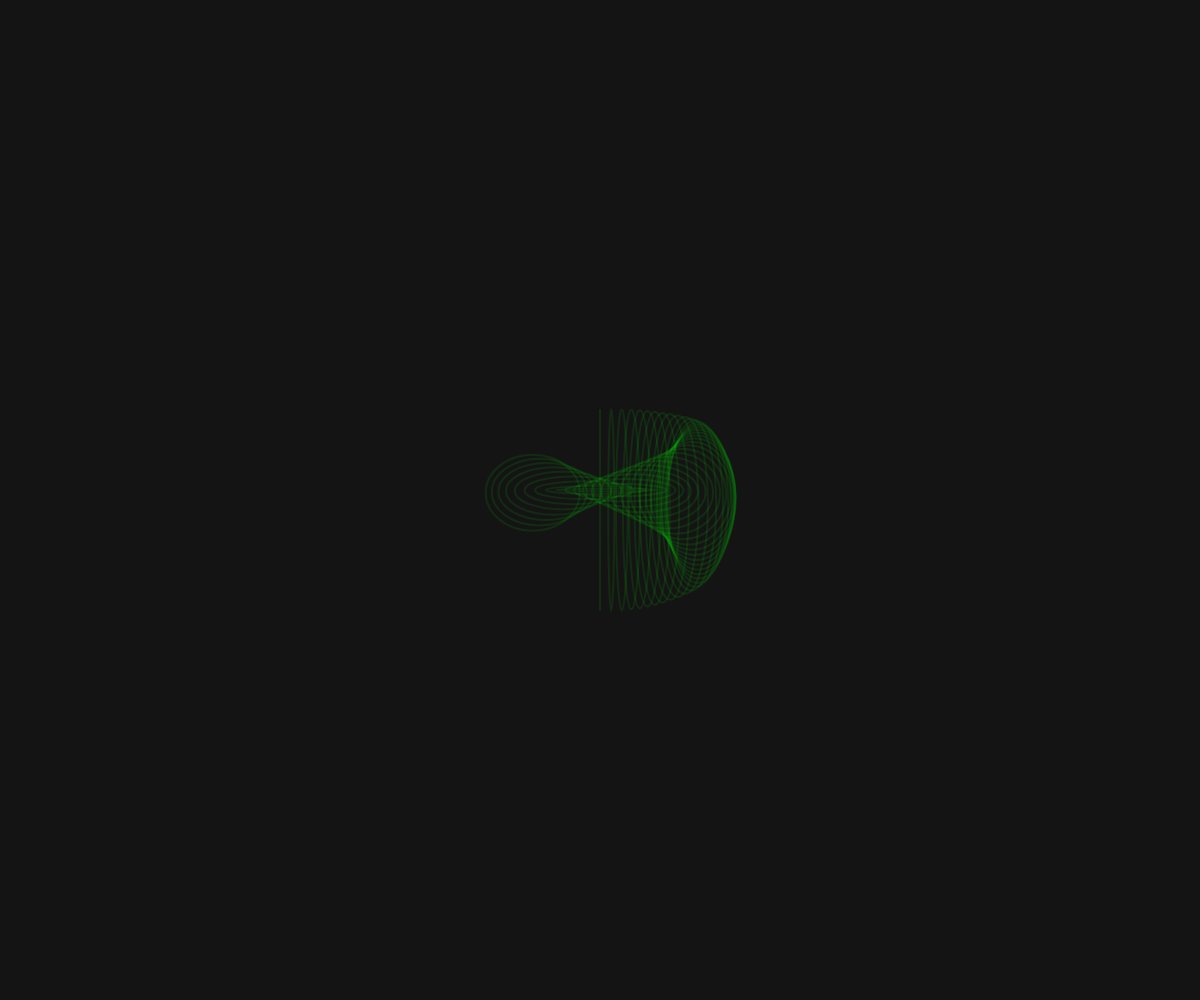
Frame 1 (no input)
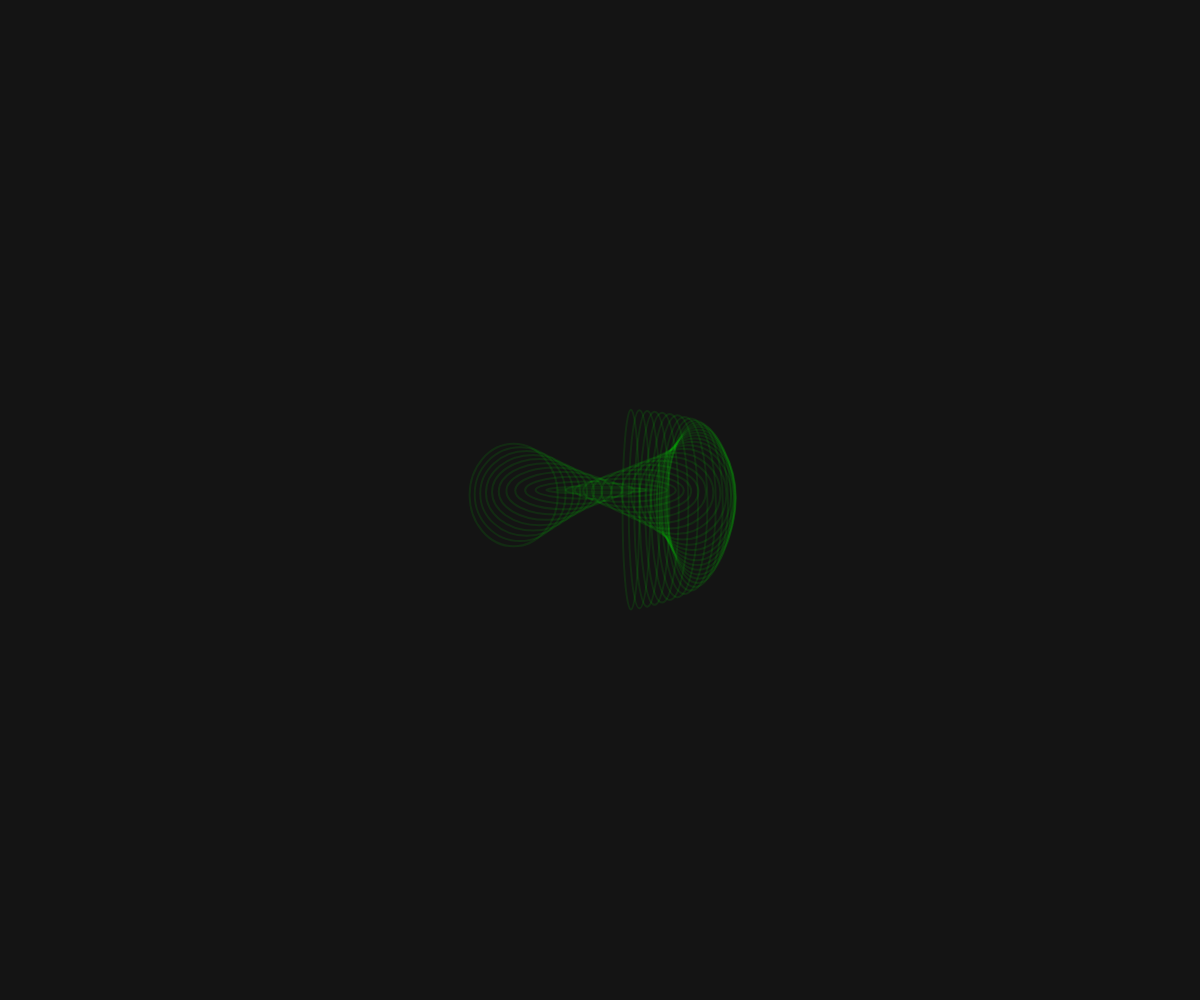
Frame 60 (no input)
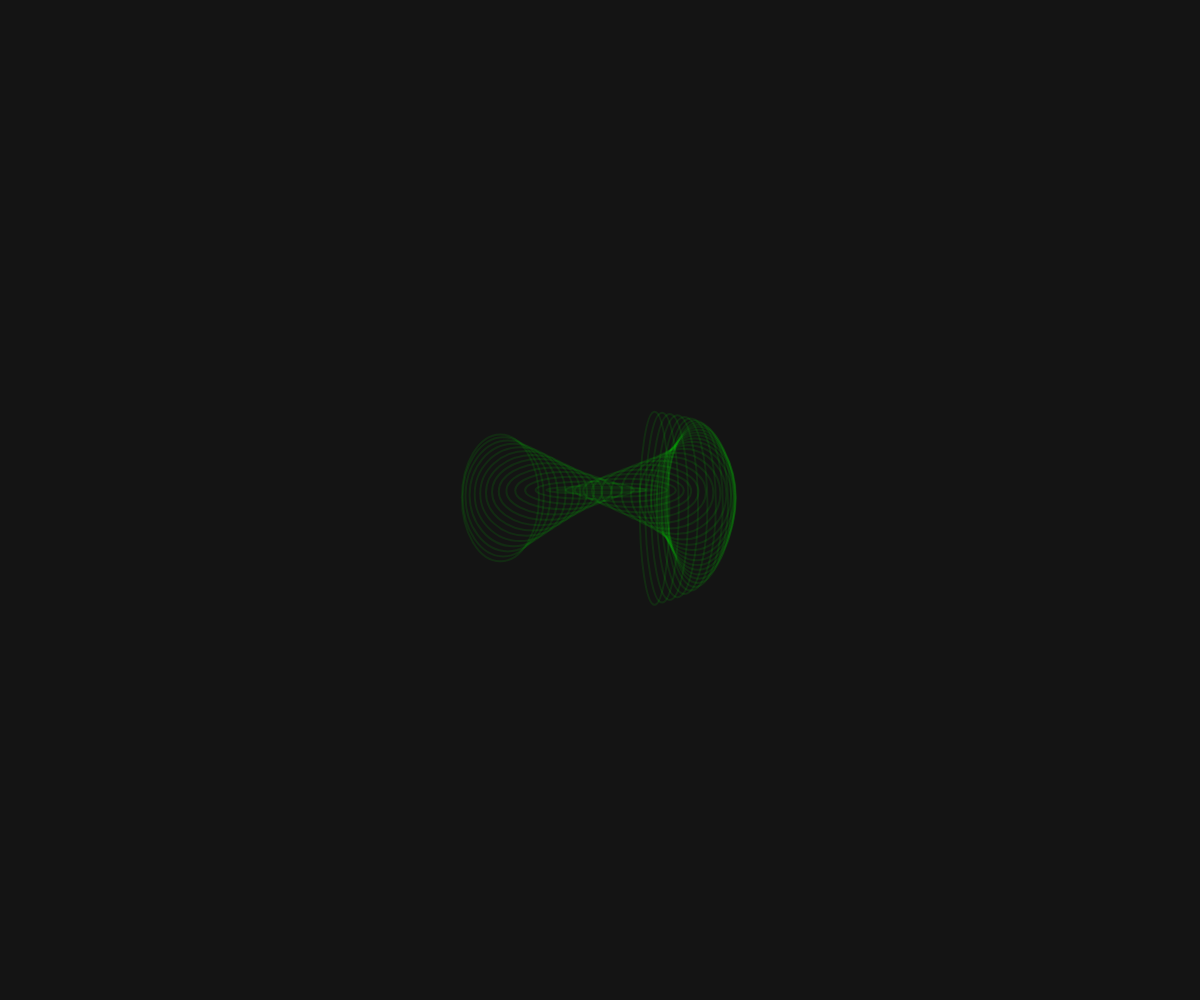
Frame 120 (the mouse pressed at the canvas centre since frame 60)

The p5.js sketch that drew these frames (run headless with seeded random() and noise() and a simulated clock; from frame 60 on, the mouse is pressed at the canvas centre):

// p5.js sketch
// ── sketch.js
let t = 0;
const numLines = 40;

let colors = {
  r: 0,
  g: 255,
  b: 0,
  alphaVal: 100,
}

function setup() {
  createCanvas(windowWidth, windowHeight);
  background(20);
  colorMode(RGB);
}

function draw() {
  background(20);
  stroke(colors.r, colors.g, colors.b, 25);
  strokeWeight(2);
  noFill();

  translate(width/2, height/2);

  for(let i = 0; i < numLines; i++) {
    ellipse(x1(t+i), y1(t+i), x2(t+i), y2(t+i));
    // curve(x1(t+i), y1(t+i), x2(t+i), y2(t+i));
  }
  t+= .05;
}

function x1(t) {
  return sin(t/10) * 100 + sin(t/1.5)*2;
}

function y1(t) {
  return cos(t/10) * 10;
}

function x2(t) {
  return sin(t/20) * 100 + sin(t/2)*2;
}

function y2(t) {
  return cos(t/20) * 200 + cos(t/12)*2;
}
